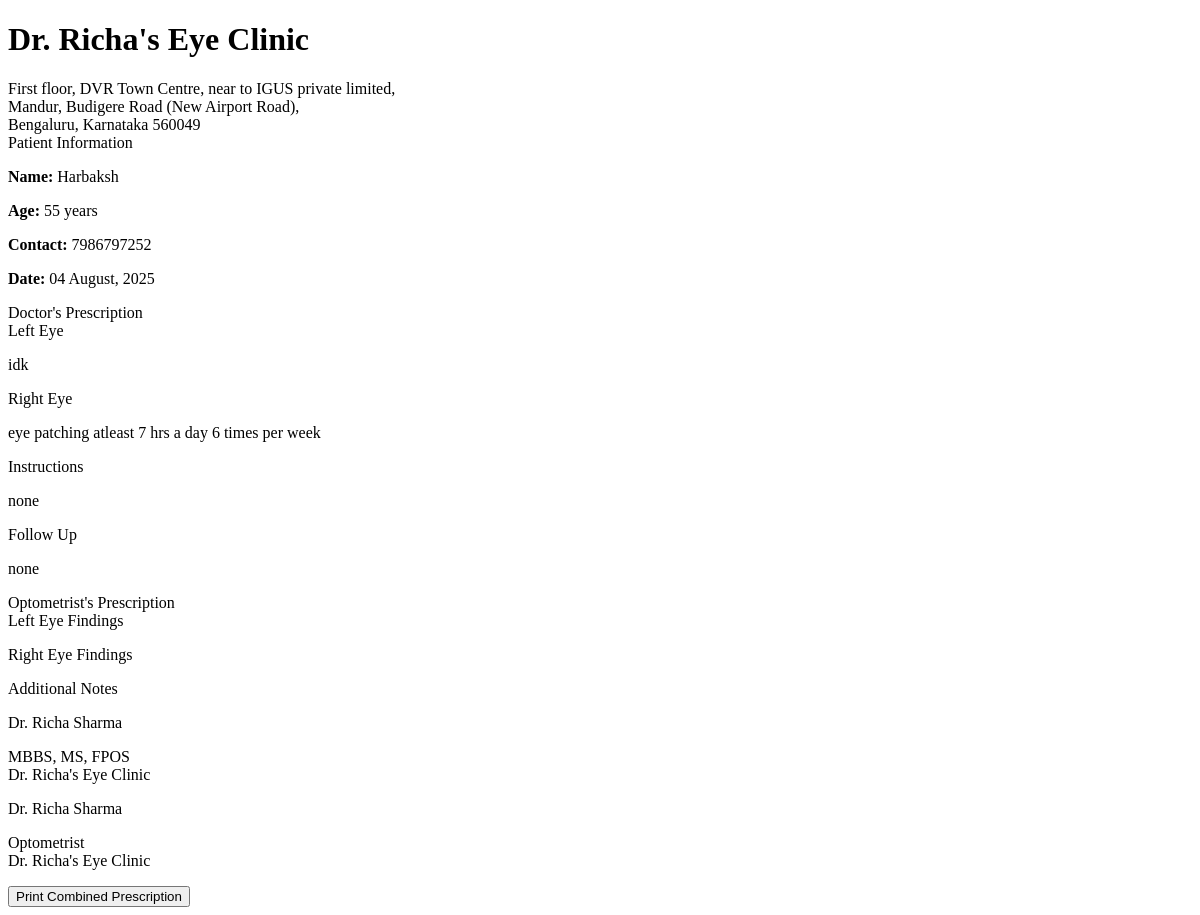
Before: /print-combined-prescription/1 (signed in) with the older database file.
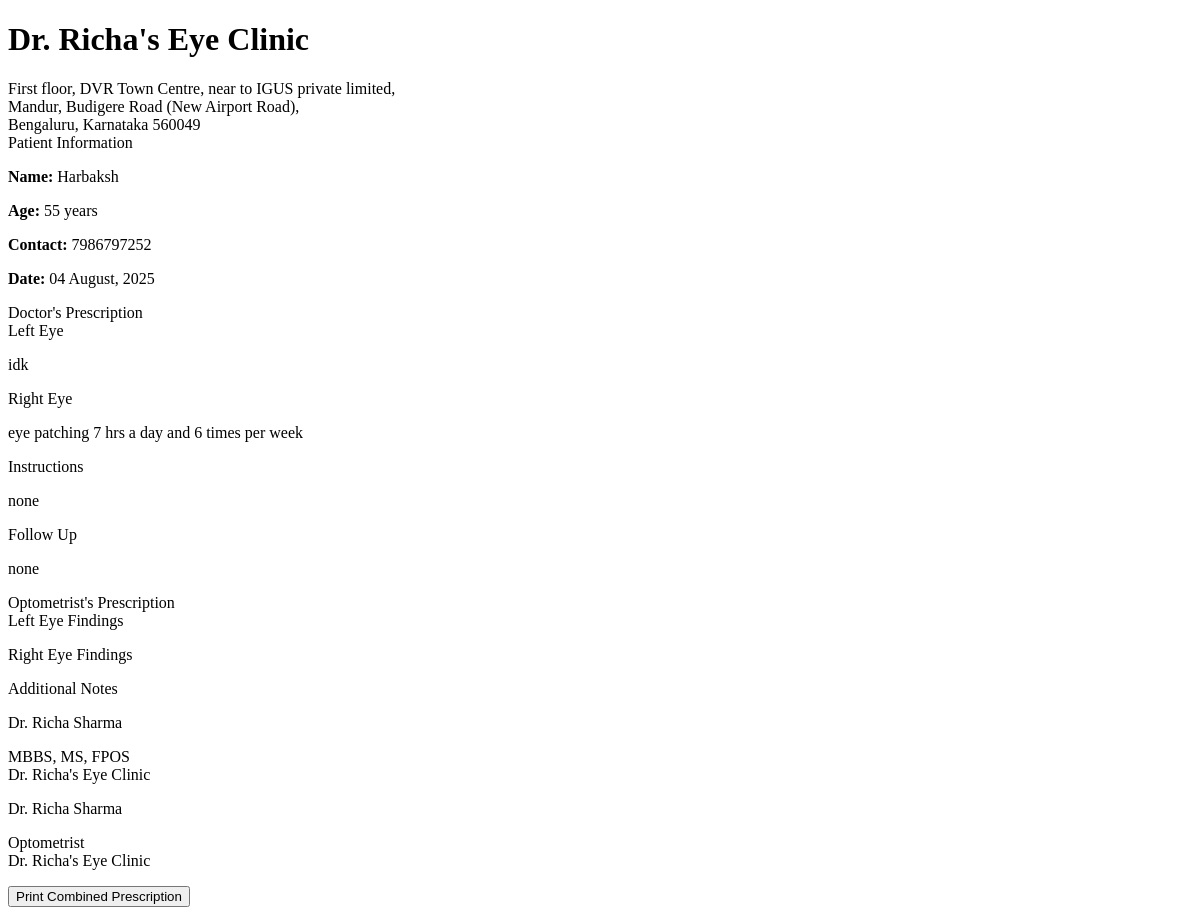
After: the same page with the newer database file.
### models.py (models this page shows, shortened)
class DoctorPrescription(db.Model):
    id = db.Column(db.Integer, primary_key=True)
    patient_id = db.Column(db.Integer, db.ForeignKey('patient.id'), nullable=False)
    doctor_id = db.Column(db.Integer, db.ForeignKey('doctor.id'), nullable=False)
    prescription_date = db.Column(db.DateTime, default=datetime.utcnow)
    left_eye_findings = db.Column(db.Text, nullable=True)
    right_eye_findings = db.Column(db.Text, nullable=True)
    diagnosis = db.Column(db.Text, nullable=True)
    complaints = db.Column(db.Text, nullable=True)
    history = db.Column(db.Text, nullable=True)
    examination_notes = db.Column(db.Text, nullable=True)
    investigation = db.Column(db.Text, nullable=True)
    fall_risk = db.Column(db.Text, nullable=True)
    immunization = db.Column(db.Text, nullable=True)
    medications = db.Column(db.Text, nullable=True)
    prescribed_eyewear = db.Column(db.Text, nullable=True)
    prognosis = db.Column(db.Text, nullable=True)
    nutritional_advice = db.Column(db.Text, nullable=True)
    plan_of_care = db.Column(db.Text, nullable=True)
    instructions = db.Column(db.Text, nullable=True)
    follow_up = db.Column(db.Text, nullable=True)
    referral_reason = db.Column(db.Text, nullable=True)
    referred_to_cc = db.Column(db.String(200), nullable=True)
    comments = db.Column(db.Text, nullable=True)
    remarks_for_counselor = db.Column(db.Text, nullable=True)
    created_at = db.Column(db.DateTime, default=datetime.utcnow)

### routes.py (the view)
@app.route('/print-combined-prescription/<int:patient_id>')
@login_required
def print_combined_prescription(patient_id):
    if not (isinstance(current_user, Doctor) or isinstance(current_user, Assistant) or isinstance(current_user, Admin)):
        flash('Access denied. Staff privileges required.', 'danger')
        return redirect(url_for('index'))
    patient = Patient.query.get_or_404(patient_id)
    doctor_prescription = DoctorPrescription.query.filter_by(
        patient_id=patient_id
    ).order_by(DoctorPrescription.created_at.desc()).first()
    optometrist_prescription = OptometristPrescription.query.filter_by(
        patient_id=patient_id
    ).order_by(OptometristPrescription.created_at.desc()).first()
    if not doctor_prescription and not optometrist_prescription:
        flash('No prescriptions found for this patient.', 'warning')
        return redirect(url_for('admin_patient_view', patient_id=patient_id))
    return render_template('print_combined_prescription.html',
                         patient=patient,
                         doctor_prescription=doctor_prescription,
                         optometrist_prescription=optometrist_prescription)

### app.py (called while the page is built)
@login_manager.user_loader
def load_user(user_id):
    from models import Doctor, Assistant, Admin, Patient
    try:
        if user_id.startswith('doctor_'):
            return Doctor.query.get(int(user_id.split('_')[1]))
        elif user_id.startswith('assistant_'):
            return Assistant.query.get(int(user_id.split('_')[1]))
        elif user_id.startswith('admin_'):
            return Admin.query.get(int(user_id.split('_')[1]))
        else:
            return Patient.query.get(int(user_id))
    except (ValueError, AttributeError):
        return None

### routes.py (called while the page is built)
@app.context_processor
def inject_now():
    return {'now': datetime.now()}

### templates/print_combined_prescription.html (shortened to what this page needs)
<!DOCTYPE html>
<html>
<head>
</head>
<body>
    <div class="header">
        <h1>Dr. Richa's Eye Clinic</h1>
        <div class="clinic-info">
            First floor, DVR Town Centre, near to IGUS private limited,<br>
            Mandur, Budigere Road (New Airport Road),<br>
            Bengaluru, Karnataka 560049
        </div>
    </div>
    <div class="patient-info">
        <div class="section-title">Patient Information</div>
        <p><strong>Name:</strong> {{ patient.full_name }}</p>
        <p><strong>Age:</strong> {{ patient.age }} years</p>
        <p><strong>Contact:</strong> {{ patient.mobile_number }}</p>
        <p><strong>Date:</strong> {{ now.strftime('%d %B, %Y') }}</p>
    </div>
    <div class="prescription-section">
        <div class="section-title">Doctor's Prescription</div>
        <div class="findings-section">
            <div class="eye-findings">
                <div class="section-title">Left Eye</div>
                <p>{{ doctor_prescription.diagnosis }}</p>
            </div>
            <div class="eye-findings">
                <div class="section-title">Right Eye</div>
                <p>{{ doctor_prescription.medications }}</p>
            </div>
        </div>
        <div class="additional-notes">
            <div class="section-title">Instructions</div>
            <p>{{ doctor_prescription.instructions }}</p>
        </div>
        <div class="additional-notes">
            <div class="section-title">Follow Up</div>
            <p>{{ doctor_prescription.follow_up }}</p>
        </div>
    </div>
    <div class="prescription-section">
        <div class="section-title">Optometrist's Prescription</div>
        <div class="findings-section">
            <div class="eye-findings">
                <div class="section-title">Left Eye Findings</div>
            </div>
            <div class="eye-findings">
                <div class="section-title">Right Eye Findings</div>
            </div>
        </div>
        <div class="additional-notes">
            <div class="section-title">Additional Notes</div>
        </div>
    </div>
    <div class="signatures">
        <div class="signature">
            <p class="signature-name">{{ current_user.full_name }}</p>
            <p>MBBS, MS, FPOS<br>
            Dr. Richa's Eye Clinic</p>
        </div>
        <div class="signature">
            <p class="signature-name">{{ current_user.full_name }}</p>
            <p>Optometrist<br>
            Dr. Richa's Eye Clinic</p>
        </div>
    </div>
    <div class="no-print text-center mt-4">
        <button onclick="window.print()" class="btn btn-primary">Print Combined Prescription</button>
    </div>
</body>
</html>

Changed rows visible on the page:
changed DoctorPrescription "idk": medications "eye patching atleast 7 hrs a day 6 times per week" → "eye patching 7 hrs a day and 6 times per week"
